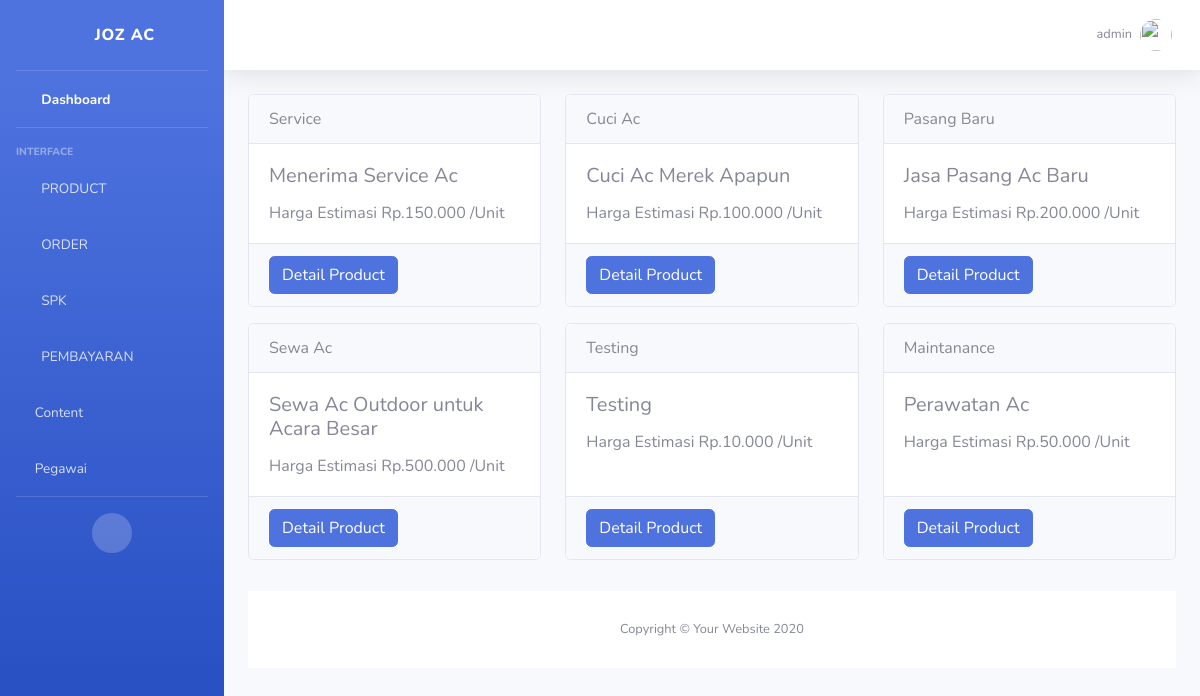
Page /product/admin/ (signed in) on the committed database.
### account/models.py (models this page shows)
class Account(AbstractBaseUser, PermissionsMixin):
	jabatanChoice        = [
	('ADMIN','ADMIN'),
	('TEKNISI','TEKNISI'),
	]
	username 	= models.CharField(max_length=20, unique=True)
	jabatan 	= models.CharField(choices=jabatanChoice, max_length=8)
	date_joined = models.DateTimeField(auto_now_add=True)
	last_login 	= models.DateTimeField(auto_now=True)
	is_active = models.BooleanField(default=True)
	is_staff = models.BooleanField(default=True)
	is_superuser = models.BooleanField(default=False)
	is_admin	= models.BooleanField(default=True)
	objects = AccountManage()
	USERNAME_FIELD = 'username'
	REQUIRED_FIELDS = []
	def __str__(self):
		return self.username
	class Meta:
		verbose_name = 'Account'
		verbose_name_plural = 'Account'

### product/models.py (models this page shows, shortened)
class ProductModel(models.Model):
    namaProduct	= models.CharField(max_length=30, null=False)
    keteranganProduct	= models.TextField()
    hargaProduct	= models.PositiveIntegerField()
    slugProduct	= models.SlugField(editable=False)
    class Meta:
    	verbose_name='Product'

### product/views.py (the view)
# urls.py: path('admin/', produkView.as_view(), name='produkView'),
class produkView(LoginRequiredMixin, ListView):
	login_url = reverse_lazy('account:login')
	model = ProductModel
	template_name = 'product/productView.html'
	context_object_name = 'objects'

### product/templates/product/productView.html
{% extends "admin/base_admin.html" %}
{% load static %}
{% load humanize %}
{% block Css %}
    <link rel="stylesheet" type="text/css" href="{% static "product/product.css" %}">
{% endblock Css %}
{% block Content %}
<div class="container-fluid">
	<div class="product">
		<div class="row row-cols-2 row-cols-md-3 g-3">
	{% for data in objects %}
	{% if data.namaProduct != 'KHUSUS' %}
		<div class="col-sm-6 mb-3">
		    <div class="card h-100">
		    	<div class="card-header">
				    {{data.namaProduct}}
				</div>
		      <div class="card-body">
		        <h5 class="card-title">{{data.keteranganProduct|linebreaks}}</h5>
		        <h6 class="card-text">Harga Estimasi Rp.{{data.hargaProduct|intcomma}} /Unit</h6>
		      </div>
		        <div class="card-footer">
			      <small class="text-muted"><a href="{% url "product:produkDetail" slug=data.slugProduct %}" class="btn btn-primary">Detail Product</a></small>
			    </div>
		    </div>
		 </div>
	{% endif %}
	{% endfor %}
	</div>
</div>
{% endblock Content %}

### templates/admin/include/topBar.html (shortened to what this page needs)
{% load static %}
                <nav class="navbar navbar-expand navbar-light bg-white topbar mb-4 static-top shadow">
                    <ul class="navbar-nav ml-auto">
                        <li class="nav-item dropdown no-arrow">
                            <a class="nav-link dropdown-toggle" href="#" id="userDropdown" role="button"
                                data-toggle="dropdown" aria-haspopup="true" aria-expanded="false">
                                <span class="mr-2 d-none d-lg-inline text-gray-600 small">{{request.user}}</span>
                                <img class="img-profile rounded-circle" src="{% static "img/undraw_profile.svg" %}">
                            </a>
                        </li>
                    </ul>
                </nav>

### static/product/product.css (style rules this page uses)
.product { margin-top:10px; margin-bottom: 15px; }

### rows in the picture
Account: user "admin"
ProductModel: namaProduct "Service", keteranganProduct "Menerima Service Ac", hargaProduct "150.000"
ProductModel: namaProduct "Cuci Ac", keteranganProduct "Cuci Ac Merek Apapun", hargaProduct "100.000"
ProductModel: namaProduct "Pasang Baru", keteranganProduct "Jasa Pasang Ac Baru", hargaProduct "200.000"
ProductModel: namaProduct "Sewa Ac", keteranganProduct "Sewa Ac Outdoor untuk Acara Besar", hargaProduct "500.000"
ProductModel: namaProduct "Testing", keteranganProduct "Testing", hargaProduct "10.000"
ProductModel: namaProduct "Maintanance", keteranganProduct "Perawatan Ac", hargaProduct "50.000"
